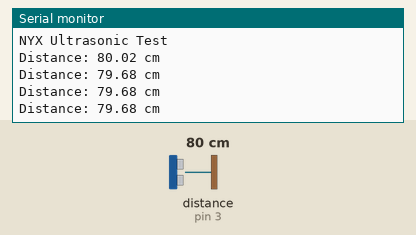
A sketch run on a simulated Arduino Uno, built with avr-gcc and run on an emulated ATmega328P. Parts: the last lines printed to the serial monitor. Wiring (inferred from the names in the program): ultrasonic range finder: trigger pin 2; echo pin 3. The inputs (shaded band) are chosen by the test bench; at power-on: distance to the obstacle (sensor on pin 3) 80 cm. The echo pulse lasts 58.3 µs per cm.

Above: at 1.2 s.
1.3 s: distance to the obstacle (sensor on pin 3) set to 2 cm
At 1.73 s:
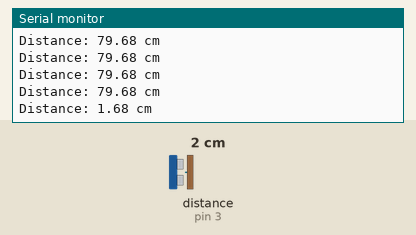
2.8 s: distance to the obstacle (sensor on pin 3) set to 4 cm
At 2.94 s:
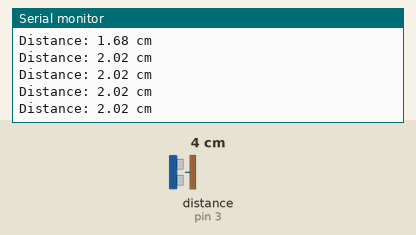
4.3 s: distance to the obstacle (sensor on pin 3) set to 60 cm
At 4.45 s:
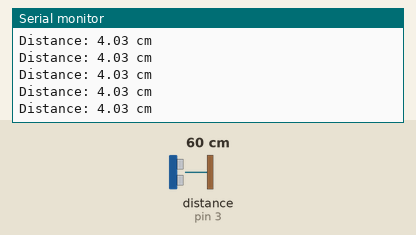
7.3 s: distance to the obstacle (sensor on pin 3) set to 2 cm
At 7.49 s:
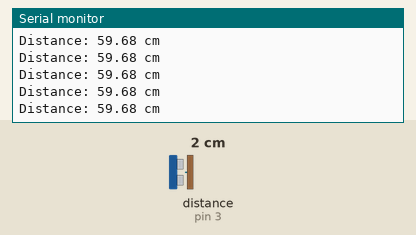
Timing chart, 0 to 10.3 s (numbered marks = the images above; inputs shaded):
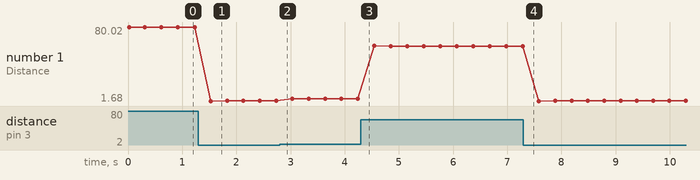

Measured:
- after the input at 1.3 s, the serial monitor: prints a new line after 0.23 s (image 1)
- plotted number 1: 79.68 → 2.02 after the input at 1.3 s, 2.02 → 4.03 after the input at 2.8 s, 4.03 → 59.68 after the input at 4.3 s, 59.68 → 2.02 after the input at 7.3 s

The sketch:

UltraSonicTest.ino
```cpp
const int trigPin = 2;
const int echoPin = 3;

long duration;
float distance;

void setup() {
  Serial.begin(9600);

  pinMode(trigPin, OUTPUT);
  pinMode(echoPin, INPUT);

  Serial.println("NYX Ultrasonic Test");
}

void loop() {

  digitalWrite(trigPin, LOW);
  delayMicroseconds(2);

  digitalWrite(trigPin, HIGH);
  delayMicroseconds(10);

  digitalWrite(trigPin, LOW);

  duration = pulseIn(echoPin, HIGH);

  distance = duration * 0.0343 / 2;

  Serial.print("Distance: ");
  Serial.print(distance);
  Serial.println(" cm");

  delay(300);
}
```
